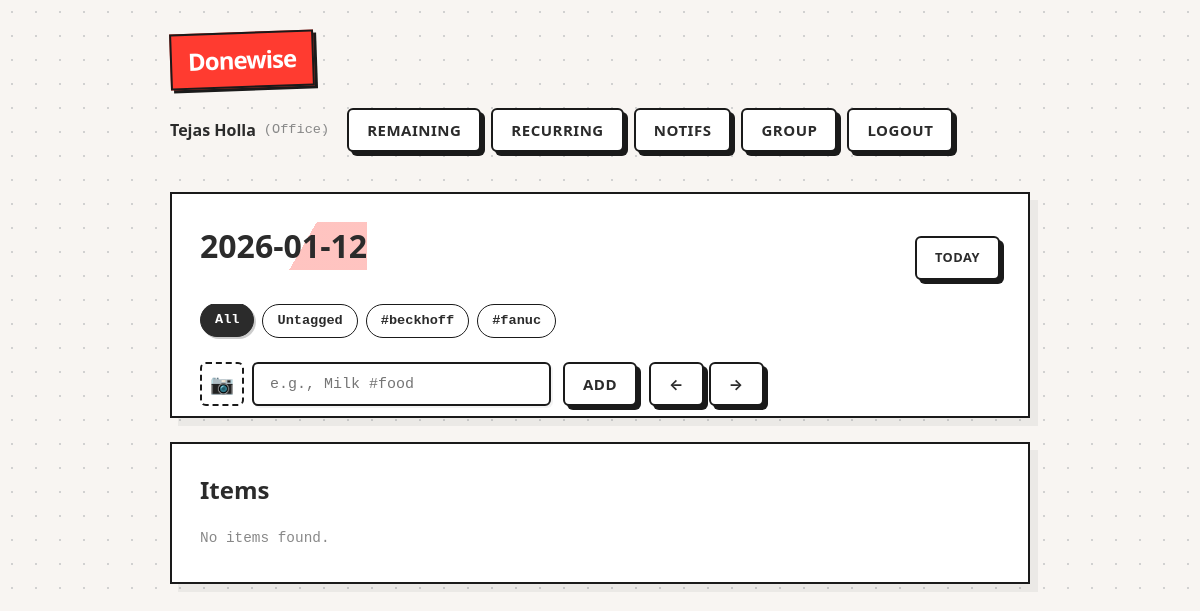
Before: /day.php?date=2026-01-12 (signed in) with the older database file.
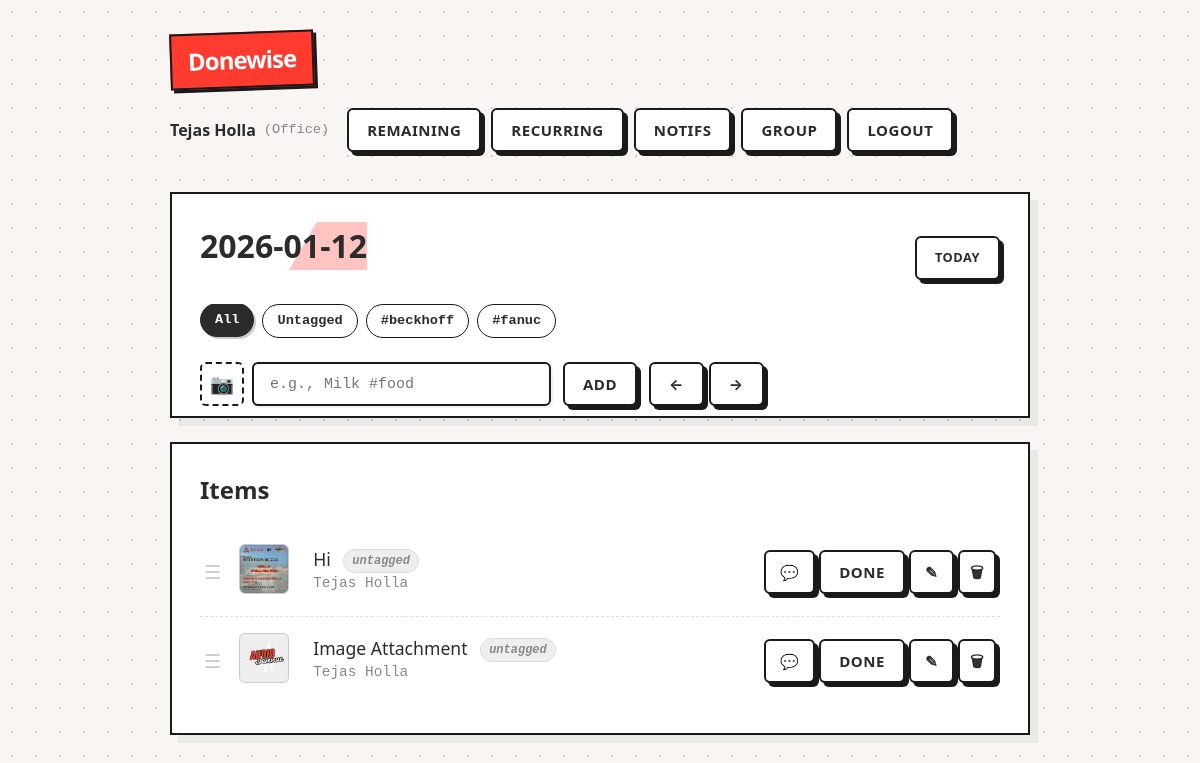
After: the same page with the newer database file.
### tables this page shows
CREATE TABLE tags (
        id INTEGER PRIMARY KEY AUTOINCREMENT,
        group_id INTEGER NOT NULL,
        name TEXT NOT NULL,
        color TEXT NOT NULL,
        UNIQUE(group_id, name),
        FOREIGN KEY (group_id) REFERENCES groups(id) ON DELETE CASCADE
      );

CREATE TABLE tasks (
  id INTEGER PRIMARY KEY AUTOINCREMENT,
  group_id INTEGER NOT NULL,
  day_id INTEGER NOT NULL,
  text TEXT NOT NULL,
  text_norm TEXT NOT NULL,
  created_by INTEGER NOT NULL,
  created_at TEXT NOT NULL DEFAULT (datetime('now')),
  done_at TEXT NULL,
  done_by INTEGER NULL,
  is_done INTEGER NOT NULL DEFAULT 0, sort_order INTEGER DEFAULT 0,
  FOREIGN KEY (group_id) REFERENCES groups(id) ON DELETE CASCADE,
  FOREIGN KEY (day_id) REFERENCES days(id) ON DELETE CASCADE,
  FOREIGN KEY (created_by) REFERENCES users(id) ON DELETE RESTRICT,
  FOREIGN KEY (done_by) REFERENCES users(id) ON DELETE SET NULL
);

### app/auth.php (called while the page is built, shortened)
<?php
function current_user(): ?array {
  return $_SESSION['user'] ?? null;
}

### app/recurring_logic.php (called while the page is built, shortened)
<?php
require_once __DIR__ . '/auth.php';
function check_recurring_tasks(): void {
  $user = current_user();
  $pdo = db();
  $today = date('Y-m-d');
  $st = $pdo->prepare("SELECT * FROM recurring_tasks WHERE group_id=? AND next_date <= ?");
  $st->execute([$user['group_id'], $today]);
  $tasks = $st->fetchAll();
  if (empty($tasks)) return;
}

### day.php (the view, shortened to what this page needs)
<?php
require_once __DIR__ . '/app/layout.php';
$user = require_login();
$pdo  = db();
$date = $_GET['date'] ?? date('Y-m-d');
$filterTag = $_GET['tag'] ?? 'all';
$st = $pdo->prepare("SELECT id FROM days WHERE group_id=? AND day_date=?");
$st->execute([$user['group_id'], $date]);
$dayId = (int)$st->fetchColumn();
$st = $pdo->prepare("SELECT * FROM tags WHERE group_id=? ORDER BY name ASC");
$st->execute([$user['group_id']]);
$allTags = $st->fetchAll();
$sql = "
  SELECT
    t.*,
    u.display_name AS created_name,
    du.display_name AS done_name,
    (SELECT COUNT(*) FROM comments c WHERE c.task_id = t.id) AS comment_count,
    (SELECT filepath FROM attachments WHERE task_id = t.id AND file_type IN ('jpg','jpeg','png','gif','webp') ORDER BY created_at ASC LIMIT 1) as task_image,
    GROUP_CONCAT(tg.id || ':' || tg.name || ':' || tg.color) as tag_info
  FROM tasks t
  JOIN users u ON u.id = t.created_by
  LEFT JOIN users du ON du.id = t.done_by
  LEFT JOIN task_tags tt ON tt.task_id = t.id
  LEFT JOIN tags tg ON tg.id = tt.tag_id
  WHERE t.day_id = ?
";
$params = [$dayId];
$sql .= " GROUP BY t.id ORDER BY t.is_done ASC, t.sort_order ASC, t.id DESC";
$st = $pdo->prepare($sql);
$st->execute($params);
$rows = $st->fetchAll();
render_header("Donewise - $date", $user);
?>
<div class="card" style="padding-bottom:10px;">
  <div style="display:flex; justify-content:space-between; align-items:center;">
    <h1><?php echo h($date); ?></h1>
    <a href="/day.php?date=<?php echo date('Y-m-d'); ?>" class="btn" style="font-size:0.8rem">Today</a>
  </div>
  <div class="filter-bar">
    <a href="?date=<?php echo $date; ?>&tag=all" class="filter-chip <?php echo ($filterTag=='all')?'active':''; ?>">All</a>
    <a href="?date=<?php echo $date; ?>&tag=untagged" class="filter-chip <?php echo ($filterTag=='untagged')?'active':''; ?>">Untagged</a>
    <?php foreach($allTags as $tag): ?>
        <a href="?date=<?php echo $date; ?>&tag=<?php echo $tag['id']; ?>" class="filter-chip <?php echo ($filterTag==$tag['id'])?'active':''; ?>" style="--tag-color:<?php echo $tag['color']; ?>">#<?php echo h($tag['name']); ?></a>
    <?php endforeach; ?>
  </div>
  <form method="post" class="suggest" style="margin-top:16px;" enctype="multipart/form-data">
    <div class="row" style="align-items:center">
      <div style="flex:1;min-width:200px; display:flex;">
        <label class="upload-btn" title="Attach Image" id="uploadLbl">
            📷
        </label>
        <div style="flex:1; position:relative;">
            <input id="taskInput" name="text" placeholder="e.g., Milk #food" autocomplete="off" />
        </div>
      </div>
      <button class="btn" type="submit">Add</button>
      <div style="display:flex; gap:5px;">
        <a class="btn" href="/day.php?date=<?php echo date('Y-m-d', strtotime($date . ' -1 day')); ?>">&#8592;</a>
        <a class="btn" href="/day.php?date=<?php echo date('Y-m-d', strtotime($date . ' +1 day')); ?>">&#8594;</a>
      </div>
    </div>
  </form>
</div>
<div class="card">
  <h2>Items</h2>
  <?php if (!count($rows)): ?><div class="muted">No items found.</div><?php endif; ?>
  <div id="taskList">
  <?php foreach ($rows as $t): ?>
    <?php
        $isDone = ((int)$t['is_done'] === 1);
        $myTags = [];
    ?>
    <div class="task <?php echo $isDone ? 'done' : ''; ?>" data-id="<?php echo $t['id']; ?>">
      <div style="cursor:grab; margin-right:6px; color:#ccc; font-size:1.2rem;">&#9776;</div>
      <?php if(!empty($t['task_image'])): ?>
        <a href="/<?php echo h($t['task_image']); ?>" target="_blank">
            <img src="/<?php echo h($t['task_image']); ?>" class="task-thumb" loading="lazy" alt="Task Image" />
        </a>
      <?php endif; ?>
      <div style="flex-grow:1;">
        <div class="text">
            <?php
            $displayText = h($t['text']);
            $displayText = preg_replace('/#(\w+)/u', '', $displayText);
            echo trim($displayText) ?: h($t['text']);
            ?>
            <span class="tags-container">
                <?php if(empty($myTags)): ?><span class="tag-pill untagged">Untagged</span><?php else: ?>
                    <?php foreach($myTags as $mt): ?>
                        <span class="tag-pill" style="background-color:<?php echo $mt['color']; ?>20; color:<?php echo $mt['color']; ?>; border-color:<?php echo $mt['color']; ?>;">#<?php echo h($mt['name']); ?></span>
                    <?php endforeach; ?>
                <?php endif; ?>
            </span>
        </div>
        <div class="muted"><?php echo h($t['created_name']); ?><?php if ($isDone): ?> &#8226; done by <?php echo h($t['done_name']); ?><?php endif; ?></div>
      </div>
      <div style="display:flex; align-items:center; gap:4px; flex-wrap:wrap">
        <a class="btn" style="padding:10px 14px;" href="/task_details.php?id=<?php echo $t['id']; ?>"><span>&#128172;</span><?php if($t['comment_count']>0) echo " <b>{$t['comment_count']}</b>"; ?></a>
        <?php if (!$isDone): ?>
          <form method="post" action="/task_done.php" style="display:inline"><button class="btn" type="submit">Done</button></form>
        <?php else: ?>
          <form method="post" action="/task_undo.php" style="display:inline"><input type="hidden" name="csrf" value="<?php echo h(csrf_token()); ?>"/><input type="hidden" name="task_id" value="<?php echo $t['id']; ?>"/><button class="btn" type="submit">Undo</button></form>
        <?php endif; ?>
        <button class="btn" style="padding:10px 14px;" onclick="openEditModal(<?php echo $t['id']; ?>, '<?php echo addslashes(h($t['text'])); ?>', '<?php echo $date; ?>')">&#9998;</button>
        <form method="post" action="/task_delete.php" style="display:inline" onsubmit="return confirm('Delete?');"><button class="btn" style="padding:10px;" title="Delete">&#128465;</button></form>
      </div>
    </div>
  <?php endforeach; ?>
  </div>
</div>
<?php render_footer(); ?>

### app/layout.php (shortened to what this page needs)
<?php
require_once __DIR__ . '/auth.php';
require_once __DIR__ . '/recurring_logic.php';
function h(string $s): string { return htmlspecialchars($s, ENT_QUOTES, 'UTF-8'); }
function render_header(string $title, ?array $user=null): void {
  $user = $user ?? current_user();
  $unread = 0;
  if ($user) {
    $pdo = db();
    $st = $pdo->prepare("SELECT COUNT(*) FROM notifications WHERE user_id=? AND read_at IS NULL");
    $st->execute([$user['id']]);
    $unread = (int)$st->fetchColumn();
  }
  $badgeStyle = ($unread > 0) ? '' : 'display:none';
  echo "<!doctype html><html><head>
  <meta charset='utf-8'/>
  <meta name='viewport' content='width=device-width,initial-scale=1,maximum-scale=1'/>
  <meta name='theme-color' content='#ff3b30'/>
  <title>".h($title)."</title>
  <link rel='stylesheet' href='/assets/style.css'/>
  <link rel='manifest' href='/manifest.json'/>
  <link rel='icon' type='image/png' href='/assets/icon-192.png' />
  <link rel='apple-touch-icon' href='/assets/icon-192.png' />
  </head><body><div class='wrap'>";
  echo "<div class='topbar'>";
  echo "<div class='brand'><a href='/'>Donewise</a></div>";
  if ($user) {
    echo "<div class='nav'>";
    $identities = $_SESSION['my_identities'] ?? [$user];
    $hasMultiple = count($identities) > 1;
    echo "<div class='user-menu'>";
    if ($hasMultiple) {
        echo "<form style='display:inline; margin:0;'>";
        echo "<select onchange=\"location.href='/switch_group.php?uid='+this.value\">";
        foreach ($identities as $id) {
            $sel = ($id['id'] === $user['id']) ? 'selected' : '';
            echo "<option value='{$id['id']}' $sel>" . h($id['display_name']) . " @ " . h($id['group_name']) . "</option>";
        }
        echo "</select>";
        echo "</form>";
    } else {
        echo "<span class='user-name'>" . h($user['display_name']) . "</span>";
        echo "<span class='group-name'>(" . h($user['group_name'] ?? 'Group') . ")</span>";
    }
    echo "</div>";
    echo "<a class='btn' href='/remaining.php'>Remaining</a>";
    echo "<a class='btn' href='/recurring.php'>Recurring</a>";
    echo "<a class='btn' href='/notifications.php'>Notifs <span id='unreadBadge' class='badge' style=\"$badgeStyle\">".$unread."</span></a>";
    echo "<a class='btn' href='/settings.php'>Group</a>";
    echo "<a class='btn' href='/logout.php'>Logout</a>";
    echo "</div>";
  } else {
    echo "<div class='nav'><a class='btn' href='/login.php'>Login</a><a class='btn' href='/register.php'>Create Group</a></div>";
  }
  echo "</div>";
}
function render_footer(): void {
  echo "</div>
  <script src='/assets/app.js'></script>
  <script>
    if ('serviceWorker' in navigator) {
      navigator.serviceWorker.register('/sw.js');
    }
  </script>
  </body></html>";
}

### day.php (style rules this page uses)
.upload-btn { cursor:pointer; display:flex; align-items:center; justify-content:center; font-size:1.2rem; padding:0 12px; border:2px dashed var(--border-color); border-radius:6px; background:white; height:44px; margin-right:8px; transition:0.2s; }
.task-thumb { width:50px; height:50px; object-fit:cover; border-radius:6px; margin-right:12px; border:1px solid #ccc; flex-shrink:0; background:#eee; }

Changed rows visible on the page:
added tasks: shows a picture, text "Hi", created_name "Tejas Holla"
added tasks: shows a picture, text "Image Attachment", created_name "Tejas Holla"
Other visible differences:
text no longer shown: "No items found."
